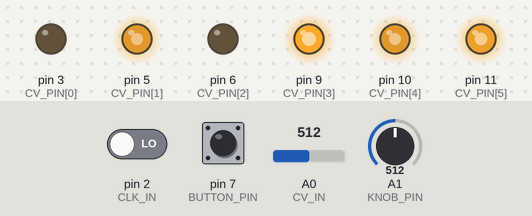
Simulated run of this sketch. Board: Arduino Uno, built with avr-gcc and run on an emulated ATmega328P. Parts: output pins drawn as LEDs (lit = HIGH). The inputs (shaded band) are chosen by the test bench; at power-on: A0 (CV_IN) = 512, A1 (KNOB_PIN) = 512, pin 7 (BUTTON_PIN) HIGH, pin 2 (CLK_IN) LOW. Random numbers use the default seed unless the sketch sets one; what the sketch prints to the serial monitor is not drawn.

Above: at 4.2 s.
4.3 s: A0 (CV_IN) set to 900
At 4.67 s:
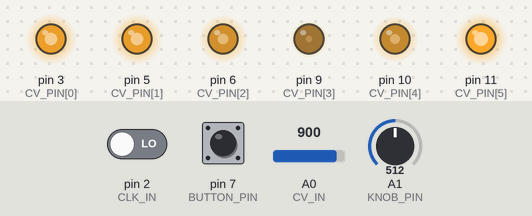
7.3 s: A1 (KNOB_PIN) set to 716
At 7.72 s:
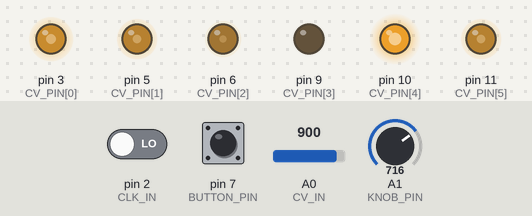
10.3 s: pin 7 (BUTTON_PIN) pulled LOW for 0.15 s
At 10.46 s:
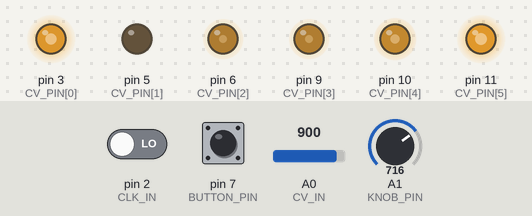
Timing chart, 0 to 13.1 s (numbered marks = the images above; inputs shaded):
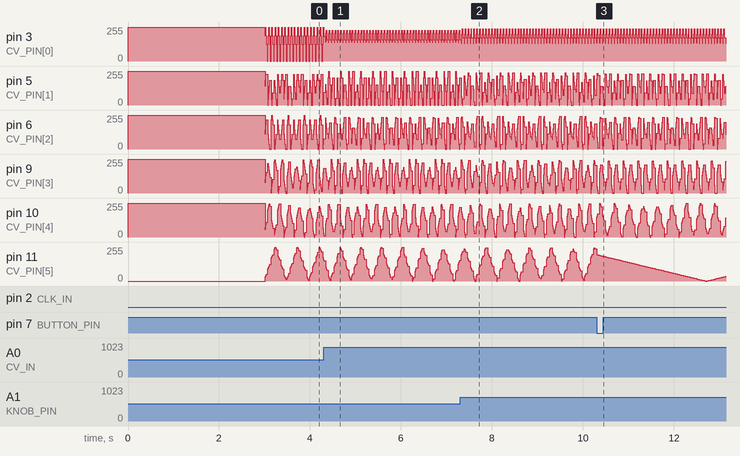

Measured:
- by itself, pin 3 (CV_PIN[0]): repeats every 0.06 s: 199/255 0.01 s, 243/255 0.01 s, 176/255 0.04 s, 133/255 0.01 s

The sketch:

OneKnobLFO.ino
```cpp
#include <stdlib.h>
#include <stdio.h>

const int KNOB_PIN = 1;
const int BUTTON_PIN = 7;
const int CLK_IN = 2;
const int CV_IN = 0;
const int PIN_NUM = 6;

const int CV_PIN[PIN_NUM] = { 3, 5, 6, 9, 10, 11 };
float cv[PIN_NUM] = { 0, 0, 0, 0, 0, 0 };
float coef[PIN_NUM] = { 1, 0.73, 0.57, 0.41, 0.29, 0.13 };
double wave_position[PIN_NUM] = {};
double lfo_length = 16384;
int lfo_type = 0;

int abs_knob = 2048;

void setup() {
  Serial.begin(115200);

  pinMode(BUTTON_PIN, INPUT_PULLUP);
  pinMode(CLK_IN, INPUT);
  for (int i = 0; i < PIN_NUM; i++)
    pinMode(CV_PIN[i], OUTPUT);

  abs_knob = analogRead(KNOB_PIN);
  showKnobValue();
  delay(3000);
}

int tmp_long_btn = 0;
bool tmp_btn = 0;
bool tmp_clk = 0;

void loop() {
  //read btn
  if (digitalRead(BUTTON_PIN) == 0 && tmp_btn == 1) {
    tmp_btn = 0;
    genCoefValue();  //生成随机变化
  }
  //long btn
  if (!digitalRead(BUTTON_PIN)) {
    tmp_long_btn++;
  }
  if (digitalRead(BUTTON_PIN) == 1 && tmp_btn == 0) {
    tmp_btn = 1;
    if (tmp_long_btn > 100) {  //长按事件响应
      lfo_type++;              //lfo type change
      if (lfo_type > 7) lfo_type = 0;
    }
    tmp_long_btn = 0;
  }

  //read clk
  if (digitalRead(CLK_IN) == 1 && tmp_clk == 0) {
    tmp_clk = 1;
    for (int i = 0; i < PIN_NUM; i++) wave_position[i] = 0;
  }
  if (digitalRead(CLK_IN) == 0 && tmp_clk == 1) {
    tmp_clk = 0;
  }

  //根据旋钮、cv来设置频率与波形
  float knob_coef = (4096 - analogRead(KNOB_PIN)) + (analogRead(CV_IN));  //获取旋钮值与压控
  for (int i = 0; i < PIN_NUM; i++) {
    if (wave_position[i] > lfo_length) wave_position[i] = 0;  //2^13
    wave_position[i] += knob_coef * coef[i] / 2;
    // wave select
    switch (lfo_type) {
      default:  //Sin
        if (wave_position[i] < lfo_length / 2)
          cv[i] = (2 * wave_position[i] / lfo_length) * 255;
        else
          cv[i] = 2 * (1 - (wave_position[i] / lfo_length)) * 255;
        break;
      case 1:  //Pluse 1
        if (wave_position[i] < lfo_length / 4)
          cv[i] = 255;
        else
          cv[i] = 0;
        break;
      case 2:  //PLUSE 2
        if (wave_position[i] < lfo_length / 2)
          cv[i] = 255;
        else
          cv[i] = 0;
        break;
      case 3:  //PLUSE 3
        if (wave_position[i] > lfo_length / 4)
          cv[i] = 255;
        else
          cv[i] = 0;
        break;
      case 4:  //SAW DOWN
        cv[i] = (1 - (wave_position[i] / lfo_length)) * 255;
        break;
      case 5:
      case 6:  //SAW UP 256=2^8
        cv[i] = (wave_position[i] / lfo_length) * 255;
        break;
      case 7:  //Random
        cv[i] = random(0, 255);
        break;
    }
  }

  //cv output
  for (int i = 0; i < PIN_NUM; i++) {
    int tmp_cv = cv[i];
    if (tmp_cv < 0) tmp_cv = 0;
    if (tmp_cv > 255) tmp_cv = 255;
    analogWrite(CV_PIN[i], tmp_cv);
  }

  Serial.print(" a1=");
  Serial.print((4096 - analogRead(KNOB_PIN)));
  Serial.print(" knob_coef=");
  Serial.print(knob_coef);
  Serial.print(" d7=");
  Serial.print(digitalRead(BUTTON_PIN));
  Serial.print(" lfo_type=");
  Serial.print(lfo_type);
  Serial.print(" p=");
  Serial.print(wave_position[0]);
  Serial.print(" cv=");
  Serial.print(cv[0]);
  for (float i = 0; i < cv[0] / 4; i++)
    Serial.print("|");

  Serial.print(" \n");
}

void genCoefValue() {
  coef[0] = 1;
  coef[1] = random(0, 300) / 1000 + 0.7;
  coef[2] = random(0, 200) / 1000 + 0.6;
  coef[3] = random(0, 200) / 1000 + 0.4;
  coef[4] = random(0, 200) / 1000 + 0.2;
  coef[5] = random(0, 200) / 1000 + 0.01;
  // float coef[PIN_NUM] = { 1, 0.73, 0.57, 0.41, 0.29, 0.13 };
}

void showKnobValue() {
  int tmp_knob_value = (4096 - analogRead(KNOB_PIN));
  int tmp_knob_value2 = map(tmp_knob_value, 0, 4096, 0, 6);
  Serial.print(" tmp_knob_value=");
  Serial.print(tmp_knob_value2);
  for (int i = 0; i < PIN_NUM; i++) {
    if (tmp_knob_value2 > i) {
      digitalWrite(CV_PIN[i], HIGH);
    } else {
      digitalWrite(CV_PIN[i], LOW);
    }
  }
}
```
